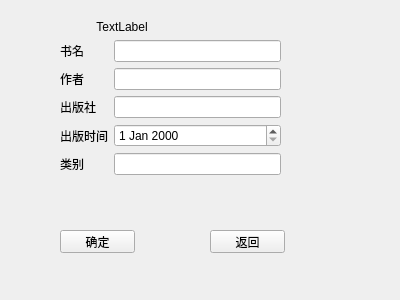
<?xml version="1.0" encoding="UTF-8"?>
<ui version="4.0">
 <class>change_book</class>
 <widget class="QWidget" name="change_book">
  <property name="geometry">
   <rect>
    <x>0</x>
    <y>0</y>
    <width>400</width>
    <height>300</height>
   </rect>
  </property>
  <property name="windowTitle">
   <string>Form</string>
  </property>
  <widget class="QPushButton" name="pushButton">
   <property name="geometry">
    <rect>
     <x>60</x>
     <y>230</y>
     <width>75</width>
     <height>23</height>
    </rect>
   </property>
   <property name="text">
    <string>确定</string>
   </property>
  </widget>
  <widget class="QPushButton" name="pushButton_2">
   <property name="geometry">
    <rect>
     <x>210</x>
     <y>230</y>
     <width>75</width>
     <height>23</height>
    </rect>
   </property>
   <property name="text">
    <string>返回</string>
   </property>
  </widget>
  <widget class="QWidget" name="formLayoutWidget">
   <property name="geometry">
    <rect>
     <x>60</x>
     <y>20</y>
     <width>221</width>
     <height>201</height>
    </rect>
   </property>
   <layout class="QFormLayout" name="formLayout">
    <item row="1" column="0">
     <widget class="QLabel" name="label_2">
      <property name="text">
       <string>书名</string>
      </property>
     </widget>
    </item>
    <item row="1" column="1">
     <widget class="QLineEdit" name="lineEdit_2"/>
    </item>
    <item row="2" column="0">
     <widget class="QLabel" name="label_3">
      <property name="text">
       <string>作者</string>
      </property>
     </widget>
    </item>
    <item row="2" column="1">
     <widget class="QLineEdit" name="lineEdit_3"/>
    </item>
    <item row="0" column="0" colspan="2">
     <widget class="QLabel" name="label">
      <property name="enabled">
       <bool>true</bool>
      </property>
      <property name="text">
       <string>           TextLabel</string>
      </property>
     </widget>
    </item>
    <item row="3" column="1">
     <widget class="QLineEdit" name="lineEdit_4"/>
    </item>
    <item row="3" column="0">
     <widget class="QLabel" name="label_4">
      <property name="text">
       <string>出版社</string>
      </property>
     </widget>
    </item>
    <item row="5" column="1">
     <widget class="QLineEdit" name="lineEdit_5"/>
    </item>
    <item row="4" column="0">
     <widget class="QLabel" name="label_5">
      <property name="text">
       <string>出版时间</string>
      </property>
     </widget>
    </item>
    <item row="5" column="0">
     <widget class="QLabel" name="label_6">
      <property name="text">
       <string>类别</string>
      </property>
     </widget>
    </item>
    <item row="4" column="1">
     <widget class="QDateEdit" name="dateEdit"/>
    </item>
   </layout>
  </widget>
 </widget>
 <resources/>
 <connections/>
</ui>
